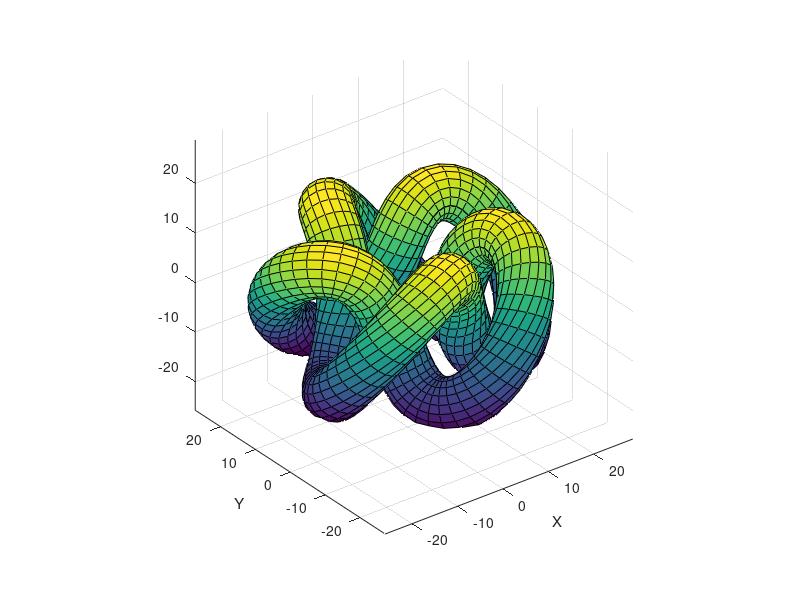

Write MATLAB code to recreate this figure. (Note: this script raises an error after producing the figure.)
clear all
close all
clc

% Adjustable Parameters
filename='knot24.stl';% output file name
nr1=2;% number of times thread goes around torus
nr2=5;% number of times thread goes through hole
r1=17;% torus large radius
r2=6;% torus small radius
r3=5;% thread radius
vs=2;% vertical stretch multiple
thick=3;% thickness of bottom cutoff
% End Adjustable Parameters

cd=gcd(nr2,nr1);% greatest common denominator
nr1a=nr1/cd;% remove extra periods
nr2a=nr2/cd;

phi=linspace(0,2*pi,4*r3);% sections around thread circumference
psi=linspace(0,2*pi*nr1a,5*r1*nr1a);% sections along thread length

r=r1+r2*cos(nr2a/nr1a*psi);% cylinderical coordinate radius
x=r.*cos(psi);% x of centerline
y=r.*sin(psi);% y of centerline
z=vs*r2*sin(nr2a/nr1a*psi);% z of centerline

append=0;
for k=1:cd
    psi1=(k-1)*2*pi/cd*nr1/nr2;% rotation between separate loops
    R1=[cos(psi1) -sin(psi1) 0
        sin(psi1) cos(psi1) 0
        0 0 1];% rotation matrix
    for i=1:length(psi)-1
        if i==1
            t=[x(i+1)-x(end-1);y(i+1)-y(end-1);z(i+1)-z(end-1)];% tangent
        else
            t=[x(i+1)-x(i-1);y(i+1)-y(i-1);z(i+1)-z(i-1)];
        end
        t=t/norm(t);% unit tangent
        n=[-t(2,:);t(1,:);0];% normal
        n=n/norm(n);% unit normal
        b=cross(t,n);% unit binormal
        R=[t n b];% rotation matrix
        for j=1:length(phi)-1
            xyz=R1*([x(i);y(i);z(i)]+r3*R*[0;cos(phi(j));sin(phi(j))]);
            X(i,j)=xyz(1);
            Y(i,j)=xyz(2);
            Z(i,j)=max(xyz(3),thick-vs*r2-r3);
        end
    end
    X=[X X(:,1);X(1,:) X(1,1)];
    Y=[Y Y(:,1);Y(1,:) Y(1,1)];
    Z=[Z Z(:,1);Z(1,:) Z(1,1)];
    
    surf(X,Y,Z), hold on
    xlabel('X')
    ylabel('Y')
    axis equal
    
    surf2stl(filename,X,Y,Z,append,'ascii')% from Matlab File Exchange
    append=1;
    clear X Y Z
end
fprintf('Wrote a [%d,%d] knot as %s\n',nr1,nr2,filename)